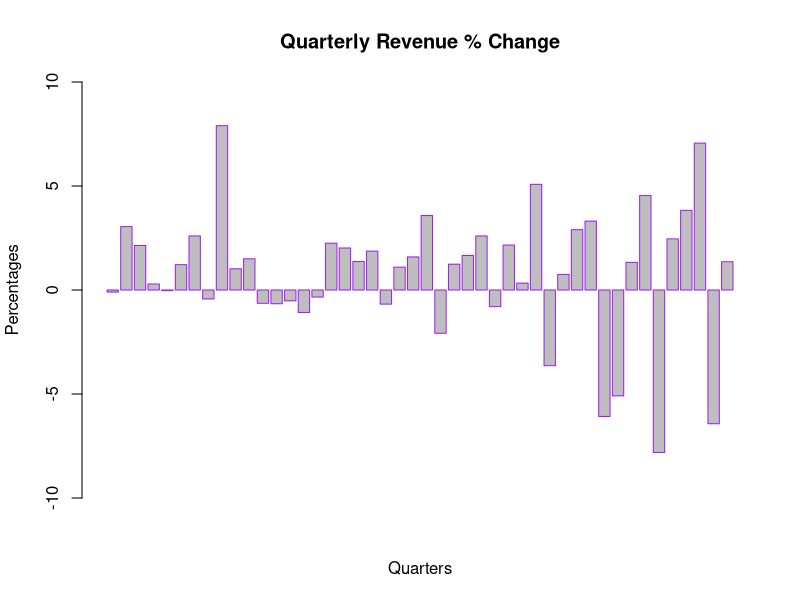
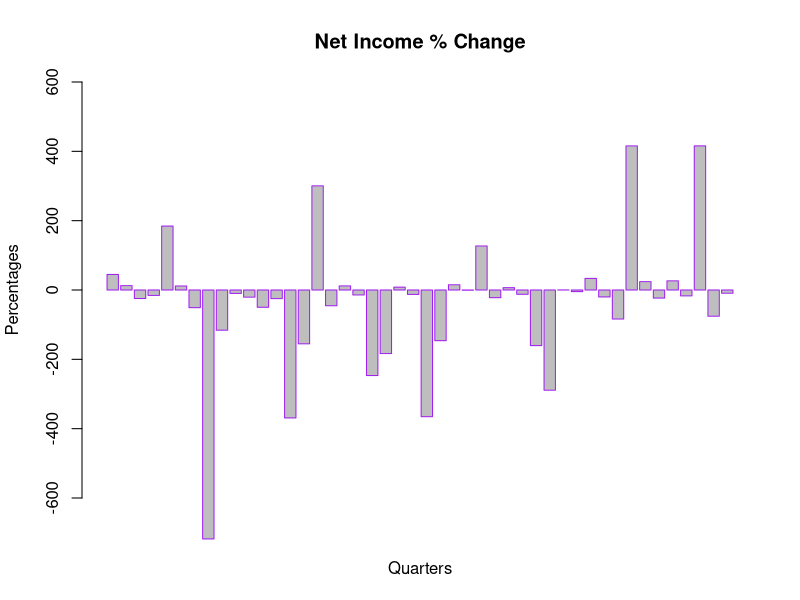

Recreate these plots in R, in order.
library(ggplot2) #for graphics
#set the csv file directory
setwd("/Users/mymac/Desktop/DataMiningProject/TelecomStockSelector")

#read the data from a csv file and store it to a data frame
read_data <- read.csv("VerizonPreProcessed.csv", header=TRUE, sep = ",")

#create a barplot for quarterly revenue change in %
#each bar represents the revenue change from one quarter to another
barplot(read_data$Quarterly.Revenue...Change, ylim=c(-10,10), col = "gray", 
      main="Quarterly Revenue % Change", ylab = "Percentages",xlab="Quarters", border="purple")


# Create a barplot for quarterly Net Income Change in %
barplot(read_data$Net.Income...Change, ylim=c(-600,600), col = "gray", 
       main="Net Income % Change", ylab = "Percentages",xlab="Quarters", border="purple"
)      

